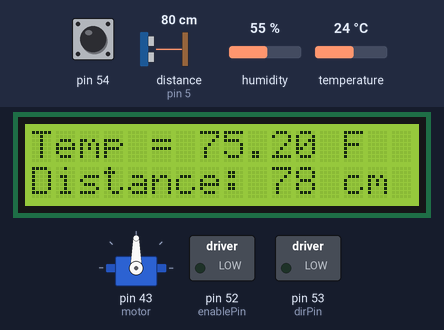
A sketch run on a simulated Arduino Mega 2560, built with avr-gcc and run on an emulated ATmega2560. Shown: 16×2 character LCD, servo, switched loads named in the sketch (green lamp = pin HIGH). Wiring (inferred from the names in the program): ultrasonic range finder: trigger pin 4; echo pin 5. The inputs (shaded band) are chosen by the test bench; at power-on: distance to the obstacle (sensor on pin 5) 80 cm, temperature 24 °C, pin 54 HIGH, humidity 55 %. The echo pulse lasts 58.3 µs per cm; the local clock reads 2024-03-15 10:24:30 at power-on unless the sketch sets it; pins used as bus, display or sensor lines are not drawn; what the sketch prints to the serial monitor is not drawn.

Above: at 1.2 s.
1.3 s: distance to the obstacle (sensor on pin 5) set to 12 cm
At 2.0 s:
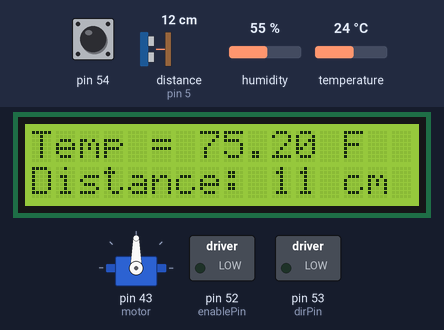
2.8 s: distance to the obstacle (sensor on pin 5) set to 9 cm
At 3.4 s:
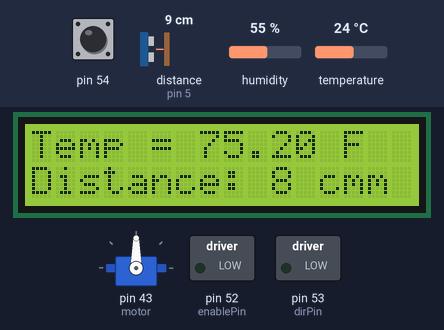
4.3 s: temperature set to 12 °C
At 6.6 s:
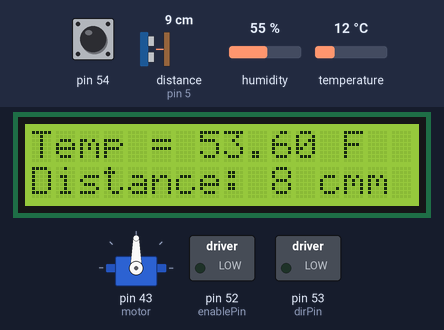
7.6 s: temperature set to 19 °C
At 9.4 s:
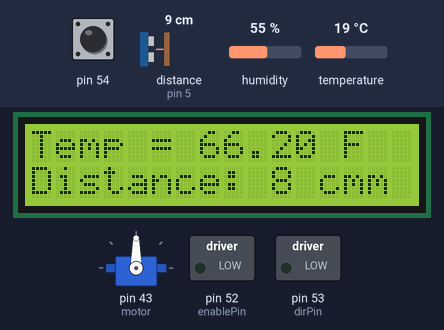
9.7 s: distance to the obstacle (sensor on pin 5) set to 2 cm
At 10.4 s:
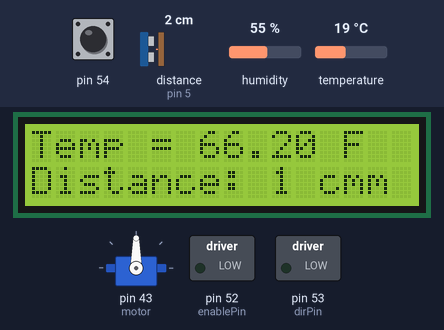
11.2 s: temperature set to 28 °C
At 13.6 s:
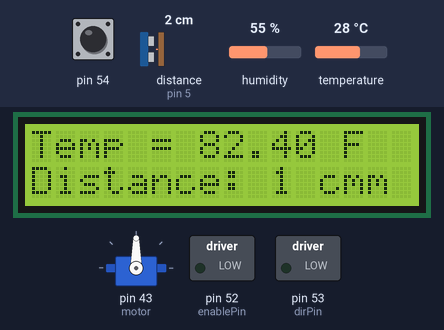
Timing chart, 0 to 14.7 s (numbered marks = the images above; inputs shaded):
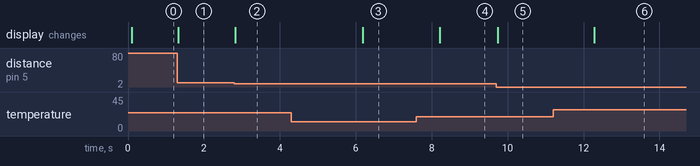

The sketch:

CPE_301_Group_Project.ino
```cpp
// libraries
#include <LiquidCrystal.h>
#include <Servo.h>
#include "DHT.h"
#include "RTClib.h"

// registers
volatile unsigned char *myTCCR1A = (unsigned char *) 0x80;
volatile unsigned char *myTCCR1B = (unsigned char *) 0x81;
volatile unsigned char *myTCCR1C = (unsigned char *) 0x82;
volatile unsigned char *myTIMSK1 = (unsigned char *) 0x6F;
volatile unsigned int  *myTCNT1  = (unsigned  int *) 0x84;
volatile unsigned char *myTIFR1 =  (unsigned char *) 0x36;

// port F pins A0-A7
volatile unsigned char* port_f = (unsigned char*) 0x31;
volatile unsigned char* ddr_f = (unsigned char*) 0x30;
volatile unsigned char* pin_f  = (unsigned char*) 0x2F;

// objects and globals
int ticks = 0;

LiquidCrystal lcd(6, 7, 8, 9, 10, 11);

const int dhtPin = 12;
const int trigPin = 4;
const int echoPin = 5;
const int redLED = 2;
const int greenLED = 3;
const int enablePin = 52;
const int dirPin = 53;

Servo motor;
int pos = 0;

bool warning = false;
bool buttonPress = false;
bool handsPresent = false;

#define DHTTYPE DHT11
DHT dht(dhtPin, DHTTYPE);

long duration;
int distance;

RTC_DS1307 rtc;


void setup()
{
  Serial.begin(9600);
  lcd.begin(16, 2);
  dht.begin();
  rtc.begin();

  *ddr_f &= 0b11111110; // set A0 as input
  *port_f |= 0b00000001; // enable pullups

  pinMode(trigPin, OUTPUT);
  pinMode(echoPin, INPUT);

  pinMode(greenLED, INPUT);
  pinMode(redLED, INPUT);

  pinMode(enablePin,OUTPUT);
  pinMode(dirPin,OUTPUT);

  // make sure RTC connected
  if (! rtc.begin()) {
    Serial.println("ERROR: RTC not connected");
    Serial.flush();
    abort();
  }

  // adjust time to match device that the code is compiled on
  rtc.adjust(DateTime(F(__DATE__), F(__TIME__)));

  motor.attach(43);
}

void loop()
{
  if((*pin_f & 1)==0){
    buttonPress = true;
  }

  // Temperature
  //
  //
  // read temperature in Fahrenheit
  float f = dht.readTemperature(true);

  // check for error
  if (isnan(f))
  {
    lcd.setCursor(0,0);
    lcd.print("ERROR");
    return;
  }

  // print temp to LCD
  lcd.setCursor(0,0);
  lcd.print("Temp = ");
  lcd.print(f);
  lcd.print(" F");
  //
  //
  // End Temperature

// Ultrasonic Sensor
  //
  //
  // Write a pulse to the HC-SR04 Trigger Pin
  digitalWrite(trigPin, LOW);
  delayMicroseconds(2);
  digitalWrite(trigPin, HIGH);
  delayMicroseconds(10);
  digitalWrite(trigPin, LOW);

  // Measure the response from the HC-SR04 Echo Pin
  duration = pulseIn(echoPin, HIGH);

  // Determine distance from duration
  // Use 343 metres per second as speed of sound
  distance = duration*0.034/2;

  if(distance <= 10 && distance > 0)
  {
    handsPresent = true;
    warning = true;
    digitalWrite(greenLED, HIGH);
    digitalWrite(redLED, LOW);
  }

  if(distance > 10 && warning)
  {
    handsPresent = false;
    digitalWrite(greenLED, LOW);
    digitalWrite(redLED, HIGH);
    my_delay(100000);
    digitalWrite(redLED, LOW);
    my_delay(100000);
  }

  // Prints "Distance: <value>" on the second line of the LCD
  lcd.setCursor(0,1);
  lcd.print("Distance: ");
  lcd.print(distance);
  lcd.print(" cm");
  //
  //
  // End Ultrasonic Sensor

  if(buttonPress & !handsPresent){
    motorOn();
  }


  // RTC Module
  //
  //
  DateTime now = rtc.now();
  //delay(1000);

  Serial.print(now.hour(), DEC);
  Serial.print(":");
  Serial.print(now.minute(), DEC);
  Serial.print(":");
  Serial.print(now.second(), DEC);
  Serial.print(" (");
  Serial.print(now.month(), DEC);
  Serial.print("/");
  Serial.print(now.day(), DEC);
  Serial.print("/");
  Serial.print(now.year(), DEC);
  Serial.println(")");
  //
  //
  // End RTC Module


  // Fan
  //
  //
 // fan on
 // digitalWrite(enablePin,HIGH); //enable on
 // digitalWrite(dirPin,HIGH); //one way

 // fan off
  //digitalWrite(enablePin,LOW);
  //digitalWrite(enablePin,LOW)
  //
  //
  // End Fan

}

void motorOn(){
  for (pos = 0; pos <= 100; pos += 1) { // goes from 0 degrees to 100 degrees
    // in steps of 1 degree
    motor.write(pos);              // tell servo to go to position in variable 'pos'
    my_delay(1500);
  }
  for (pos = 100; pos >= 0; pos -= 1) { // goes from 100 degrees to 0 degrees
    motor.write(pos);              // tell servo to go to position in variable 'pos'
    my_delay(1500);
  }
}

void my_delay(unsigned int ticks)
{
  // stop timer
  *myTCCR1B &= 0xF8;
  // set counts
  *myTCNT1 = (unsigned int) (65536 - ticks);
  // set normal mode
  *myTCCR1A &= 0x00;
  // set prescaler (4), start timer
  *myTCCR1B |= 0x04;
  // wait for overflow flag
  while((*myTIFR1 & 0x01)== 0);
  // stop timer
  *myTCCR1B &=0xF8;
  // reset TOV
  *myTIFR1 |= 0x01;
}

void countdown(int sec)
{
  for(int i=sec; i>0; --i){
    lcd.print(i);
    lcd.print("seconds");
    my_delay(1000); // delay one sec
  }
}

void reset()
{
  bool warning = false;
  bool buttonPress = false;
  bool handsPresent = false;
}
```

Measured:
- the behaviour switches between 11 and 10 cm on distance to the obstacle (sensor on pin 5) (found by bisection; images 1 and 2)
- after the input at 1.3 s, the display: changes at once (image 1)
- after the input at 2.8 s, the display: changes at once (image 2)
- after the input at 4.3 s, the display: changes after 1.9 s (image 3)
- after the input at 7.6 s, the display: changes after 0.61 s (image 4)
- after the input at 9.7 s, the display: changes at once (image 5)
- after the input at 11.2 s, the display: changes after 1.1 s (image 6)
